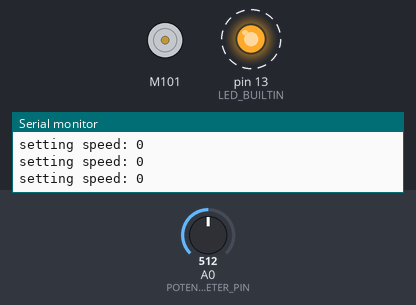
Simulated run of this program. Board: Arduino Uno, built with avr-gcc and run on an emulated ATmega328P. Parts: DC motor (green arrow = forward, orange = backward, longer = faster), output pins drawn as LEDs (lit = HIGH), the last lines printed to the serial monitor. Dashed ring = blinking. The test bench sets the inputs (shaded band); at power-on: A0 (POTENTIOMETER_PIN) = 512.

Above: at 1.25 s.
1.3 s: A0 (POTENTIOMETER_PIN) set to 716
At 1.65 s:
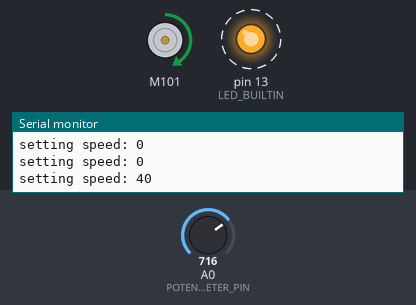
4.3 s: A0 (POTENTIOMETER_PIN) set to 900
At 4.66 s:
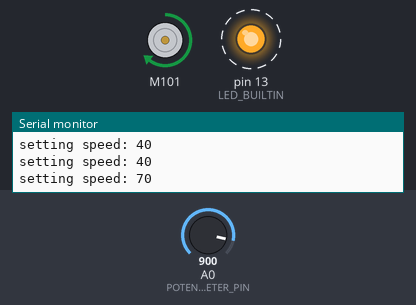
7.3 s: A0 (POTENTIOMETER_PIN) set to 1023
At 7.66 s:
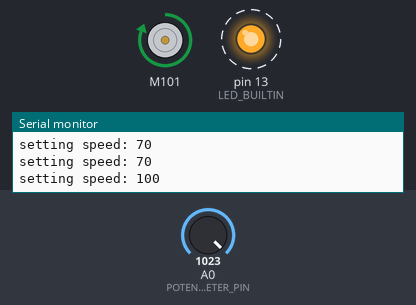
10.3 s: A0 (POTENTIOMETER_PIN) set to 306
At 10.67 s:
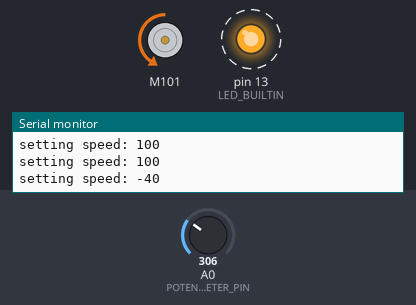
13.3 s: A0 (POTENTIOMETER_PIN) set to 122
At 13.68 s:
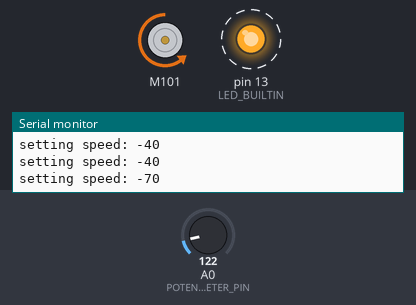
16.3 s: A0 (POTENTIOMETER_PIN) set to 511
At 16.68 s:
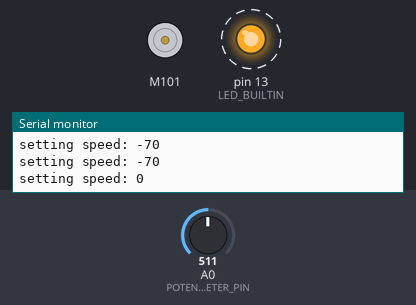
Timing chart, 0 to 20.3 s (numbered marks = the images above; inputs shaded):
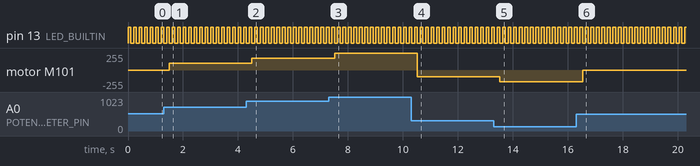

The program:

main.cpp
```cpp
// (licence header left out)
#include "Arduino.h"
#include <Wire.h>
#include <Grove_I2C_Motor_Driver.h>

#define I2C_ADDR 0x0f
#define POTENTIOMETER_PIN 0
#define POTENTIOMETER_THRESHOLD 15
#define LED_BUILTIN 13

void setup()
{
	pinMode(LED_BUILTIN, OUTPUT);
	Serial.begin(9600);
	Motor.begin(I2C_ADDR);
}

void loop()
{
	int potval = analogRead(POTENTIOMETER_PIN);
	int speed = (potval - 512) / 50 * 10; /* to get -100~100 */

	digitalWrite(LED_BUILTIN, HIGH);
	delay(100);
	Serial.print("setting speed: ");
	Serial.println(speed);
	Motor.speed(MOTOR1, speed);
	digitalWrite(LED_BUILTIN, LOW);
	delay(100);
}
```

Measured:
- after the input at 1.3 s, motor M101: stopped → forward 102/255 after 0.20 s
- after the input at 4.3 s, motor M101: forward 102/255 → forward 178/255 after 0.21 s
- after the input at 7.3 s, motor M101: forward 178/255 → forward 255/255 after 0.22 s
- after the input at 10.3 s, motor M101: forward 255/255 → backward 102/255 after 0.22 s
- after the input at 13.3 s, motor M101: backward 102/255 → backward 178/255 after 0.23 s
- after the input at 16.3 s, motor M101: backward 178/255 → stopped after 0.24 s
- by itself, pin 13 (LED_BUILTIN): alternates HIGH for 0.10 s and LOW for 0.10 s
